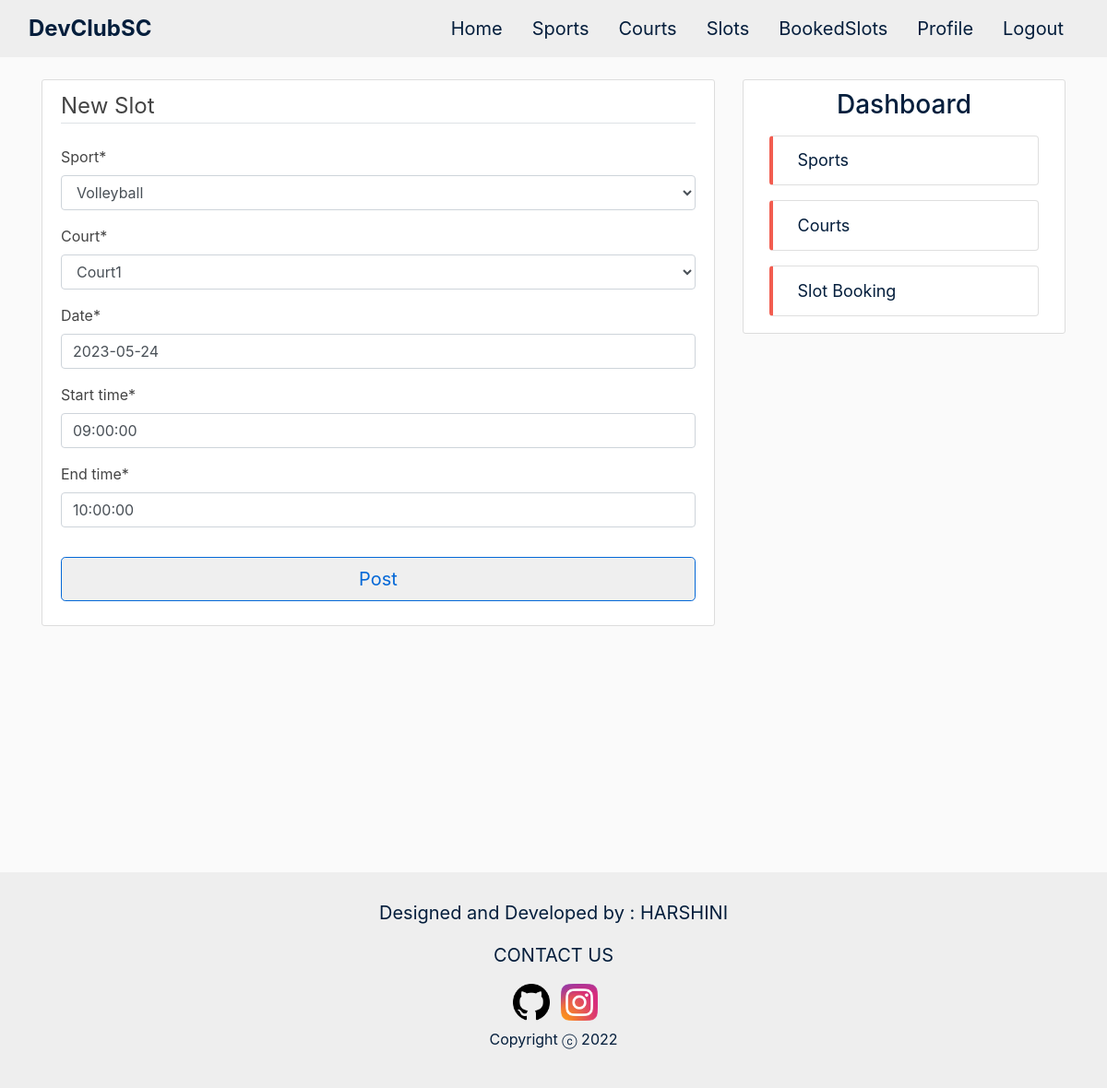
Screenshot of /slots/13/update (signed in) with the database file from the repository.
### sports/models.py (models this page shows, shortened)
class Slot(models.Model):
    sport = models.ForeignKey(Sport, on_delete=models.CASCADE, default='')
    court = models.ForeignKey(Court, on_delete=models.CASCADE, default='')
    date = models.DateField()
    start_time = models.TimeField()
    end_time = models.TimeField()

### sports/views.py (the view)
# urls.py: path('slots/<int:pk>/update', SlotUpdateView.as_view(), name='slots-update'),
class SlotUpdateView(LoginRequiredMixin, UserPassesTestMixin, UpdateView):
    model = Slot
    fields = ['sport', 'court', 'date', 'start_time', 'end_time']
    def test_func(self):
        slot = self.get_object()
        if self.request.user.email.startswith('staff') or self.request.user.is_superuser:
            return True
        return False

### courts/models.py (called while the page is built)
    def __str__(self):
        return self.name

### sports/models.py (called while the page is built)
    def __str__(self):
        return self.name

### sports/templates/sports/slot_form.html (shortened to what this page needs)
{% extends "sports/base.html" %}
{% load crispy_forms_tags %}
{% block content %}
    <div class="content-section">
                <form method="POST">
                    <fieldset class="form-group">
                        <legend class="border-bottom mb-4">New Slot</legend>
                        {{ form|crispy }}
                    </fieldset>
                    <div class="form-group">
                        <button class="btn btn-outline btn-block btn-lg mt-1 mb-3" type="submit">Post</button>
                    </div>
                </form>
            </div>
{% endblock content %}

### sports/static/sports/main.css (style rules this page uses)
body { background: #fafafa; color: #444444; padding-top: 62px; }
.content-section { background: #ffffff; padding: 10px 20px; border: 1px solid #dddddd; border-radius: 3px; margin-bottom: 20px; }
.btn { color:#0468d7 !important; border-color: #0468d7; }

### rows the page displays
Slot: sport "Volleyball", court "Court1", date "2023-05-24", start_time "09:00:00", end_time "10:00:00"
